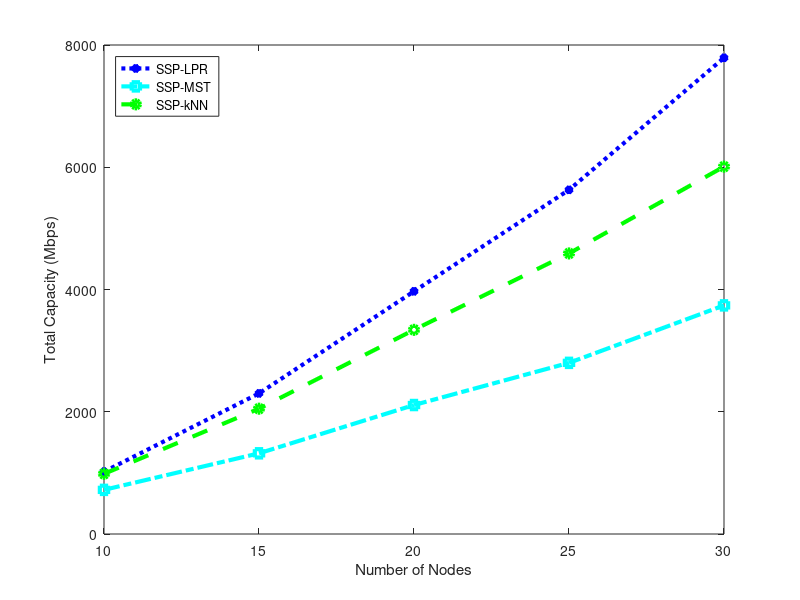

Here is the MATLAB script that generated this plot: (Note: this script raises an error after producing the figure.)
figure(2);
X = [ 10, 15, 20, 25, 30 ];
SSPLPR = [ 1.02e+09, 2.30e+09, 3.97e+09, 5.63e+09, 7.79e+09 ];
SSPMST = [ 7.22e+08, 1.32e+09, 2.11e+09  2.80e+09, 3.74e+09 ];
SSPkNN = [ 9.84e+08, 2.05e+09, 3.34e+09, 4.59e+09, 6.01e+09 ];
SSPLPR = SSPLPR / 1000000;
SSPMST = SSPMST / 1000000;
SSPkNN = SSPkNN / 1000000;
plot(X,SSPLPR,':*b','LineWidth',3);
hold on;
plot(X,SSPMST,'-.sc','LineWidth',3);
plot(X,SSPkNN,'--og ','LineWidth',3);
xlabel('Number of Nodes');
ylabel('Total Capacity (Mbps)');
legend('SSP-LPR','SSP-MST','SSP-kNN', "Location", "NorthWest");
hold off;
fixAxes;
print(2, "scenario2.eps", "-deps");
print(2, "scenario2.pdf", "-dpdf");
